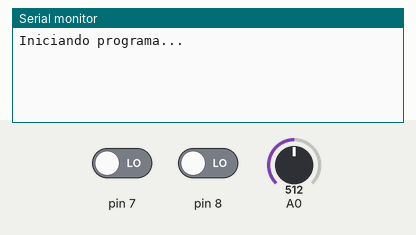
Recording of a sketch running on a simulated Arduino Uno, built with avr-gcc and run on an emulated ATmega328P. Parts: the last lines printed to the serial monitor. Inputs (shaded band) come from the test bench; at power-on: pin 7 LOW, pin 8 LOW, A0 = 512.

Above: at 1.2 s.
1.3 s: pin 7 driven HIGH
At 3.1 s:
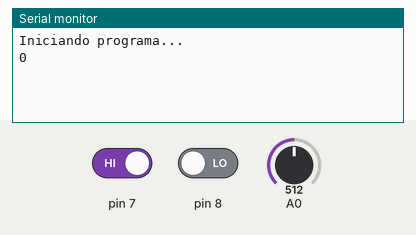
4.3 s: pin 8 driven HIGH
At 5.1 s:
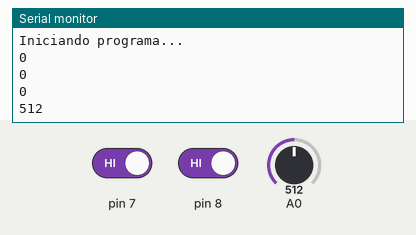

Measured:
- after the input at 1.3 s, the serial monitor: prints a new line after 1.0 s (image 1)
- after the input at 4.3 s, the serial monitor: prints a new line at once (image 2)

The sketch:

2_atv_sistemas_embarcados_Victoria_2021.2.ino
```cpp
// C++ code
int vetor[15], soma, media;

void setup(){
  pinMode(8,INPUT);
  pinMode(7,INPUT);
  Serial.begin(9600);
  Serial.println("Iniciando programa...");
}
void loop(){
  if(digitalRead(8)){
    for(int i = 0; i<=14; i++){
      vetor[i]=analogRead(A0);
      Serial.println(vetor[i]);
      delay(2000);
  	}
  }

  if(digitalRead(7)){
    for(int i =0;i<=14;i++){
      soma = soma+vetor[i];
    }
    delay(1000);
    media= soma/15;
  	Serial.println(media);
    soma = 0;
    media = 0;
  }
 }
```
